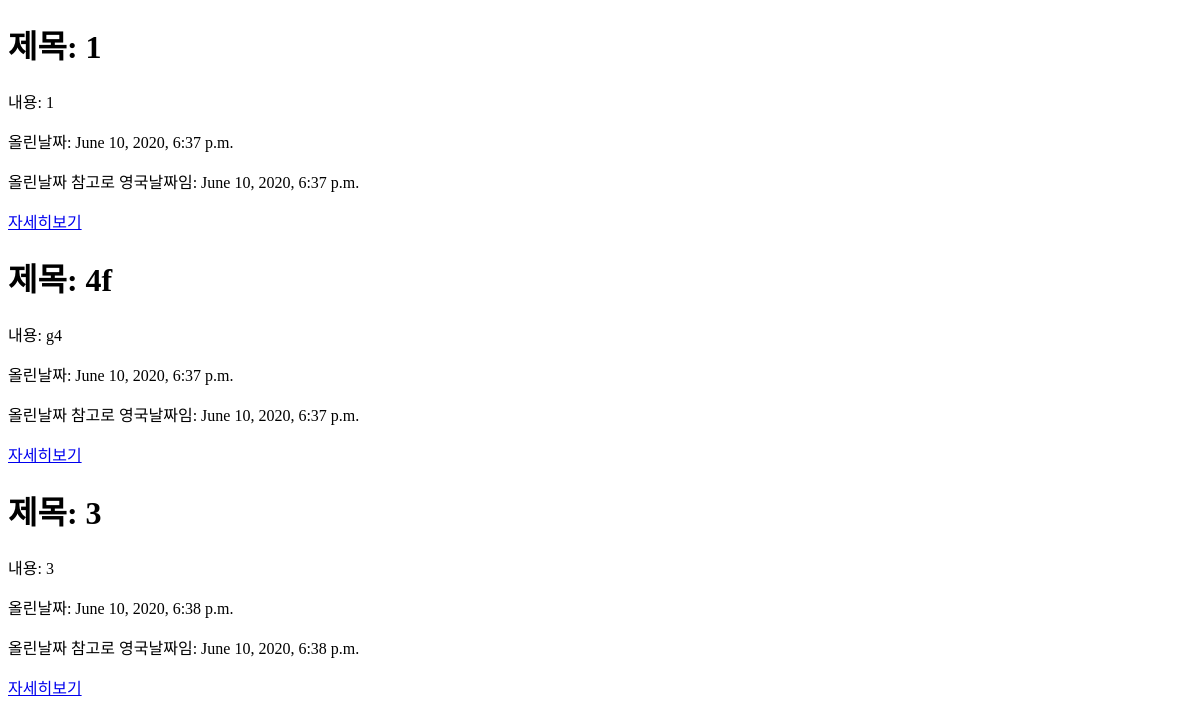
Before: / with the older database file.
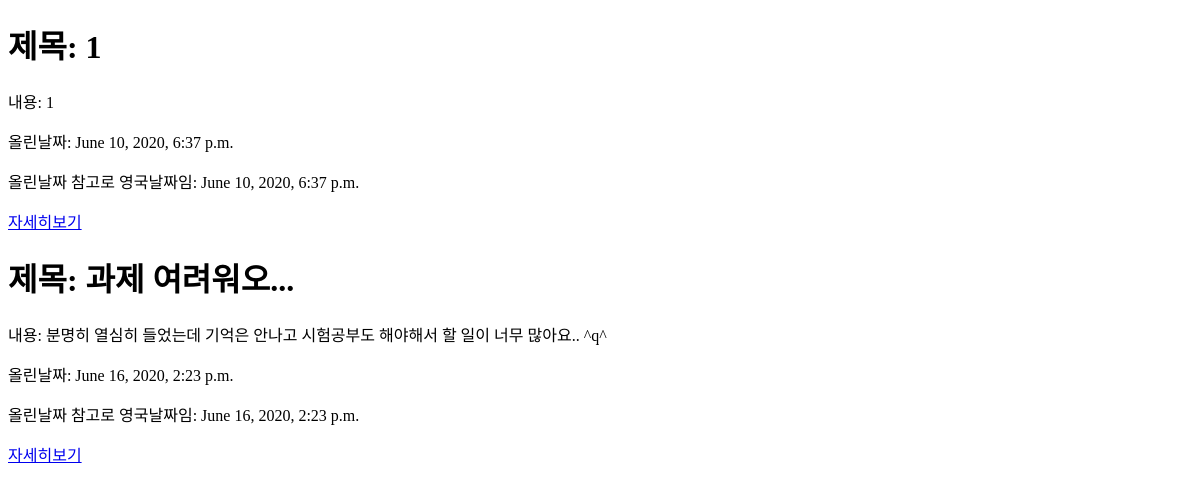
After: the same page with the newer database file.
### blog/models.py (models this page shows, shortened)
class Post(models.Model):
    title = models.CharField(max_length=100)
    author = models.CharField(max_length=20)
    body = models.TextField()
    date = models.DateTimeField(auto_now_add=True)

### blog/views.py (the view)
# urls.py: path('', blog.views.main, name='main'),
def main(request):
    posts = Post.objects
    return render(request, 'posts.html', {'posts':posts})

### templates/posts.html (shortened to what this page needs)
<!DOCTYPE html>
<html lang="en">
<head>
</head>
<body>
    {% for obj in posts.all %}
    <h1>제목: {{ obj.title }}</h1>
    <p>내용: {{ obj.body }}</p>
    <p>올린날짜: {{ obj.date }}</p>
    <p>올린날짜 참고로 영국날짜임: {{ obj.date }}</p>
    <a href="{% url 'detail' obj.pk %}">자세히보기</a>
    {% endfor %}
</body>
</html>

Changed rows visible on the page:
removed Post: title "4f", body "g4", date "June 10, 2020, 6:37 p.m."
removed Post: title "3", body "3", date "June 10, 2020, 6:38 p.m."
added Post: title "과제 여려워오...", body "분명히 열심히 들었는데 기억은 안나고 시험공부도 해야해서 할 일이 너무 많아요.. ^q^", date "June 16, 2020, 2:23 p.m."
